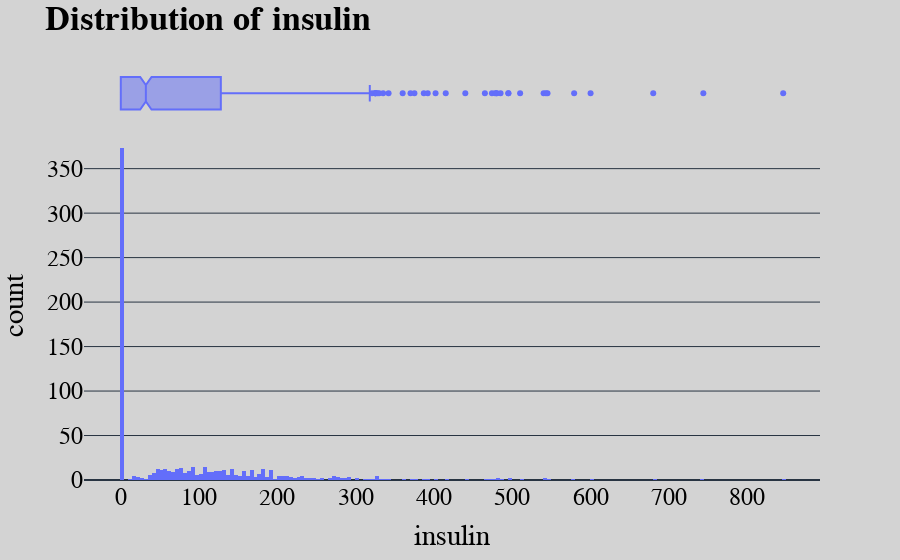

The notebook cell saved with this chart:
### Code cell
plot_hist('insulin')

### Figure 1 — Plotly figure (JSON) as saved in the notebook; plotly's stock layout.template omitted (floating-point values rounded to 4 significant figures; data arrays with more than 128 entries replaced by an {"elided": "..."} marker saying what was removed)
{"data": [{"alignmentgroup": "True", "bingroup": "x", "hovertemplate": "insulin=%{x}<br>count=%{y}<extra></extra>", "legendgroup": "", "marker": {"color": "#636efa", "pattern": {"shape": ""}}, "name": "", "nbinsx": 186, "offsetgroup": "", "orientation": "v", "showlegend": false, "type": "histogram", "x": {"elided": "767 int values"}, "xaxis": "x", "yaxis": "y"}, {"alignmentgroup": "True", "hovertemplate": "insulin=%{x}<extra></extra>", "legendgroup": "", "marker": {"color": "#636efa"}, "name": "", "notched": true, "offsetgroup": "", "showlegend": false, "type": "box", "x": {"elided": "767 int values"}, "xaxis": "x2", "yaxis": "y2"}], "layout": {"barmode": "relative", "font": {"color": "black", "family": "San Serif", "size": 24}, "legend": {"tracegroupgap": 0}, "margin": {"t": 60}, "paper_bgcolor": "lightgray", "plot_bgcolor": "lightgray", "title": {"text": "<b>Distribution of insulin<b>"}, "xaxis": {"anchor": "y", "domain": [0, 1], "showgrid": false, "title": {"text": "insulin"}, "zeroline": false}, "xaxis2": {"anchor": "y2", "domain": [0, 1], "matches": "x", "showgrid": false, "showticklabels": false, "zeroline": false}, "yaxis": {"anchor": "x", "domain": [0, 0.8316], "title": {"text": "count"}}, "yaxis2": {"anchor": "x2", "domain": [0.8416, 1], "matches": "y2", "showgrid": false, "showline": false, "showticklabels": false, "ticks": ""}}}
